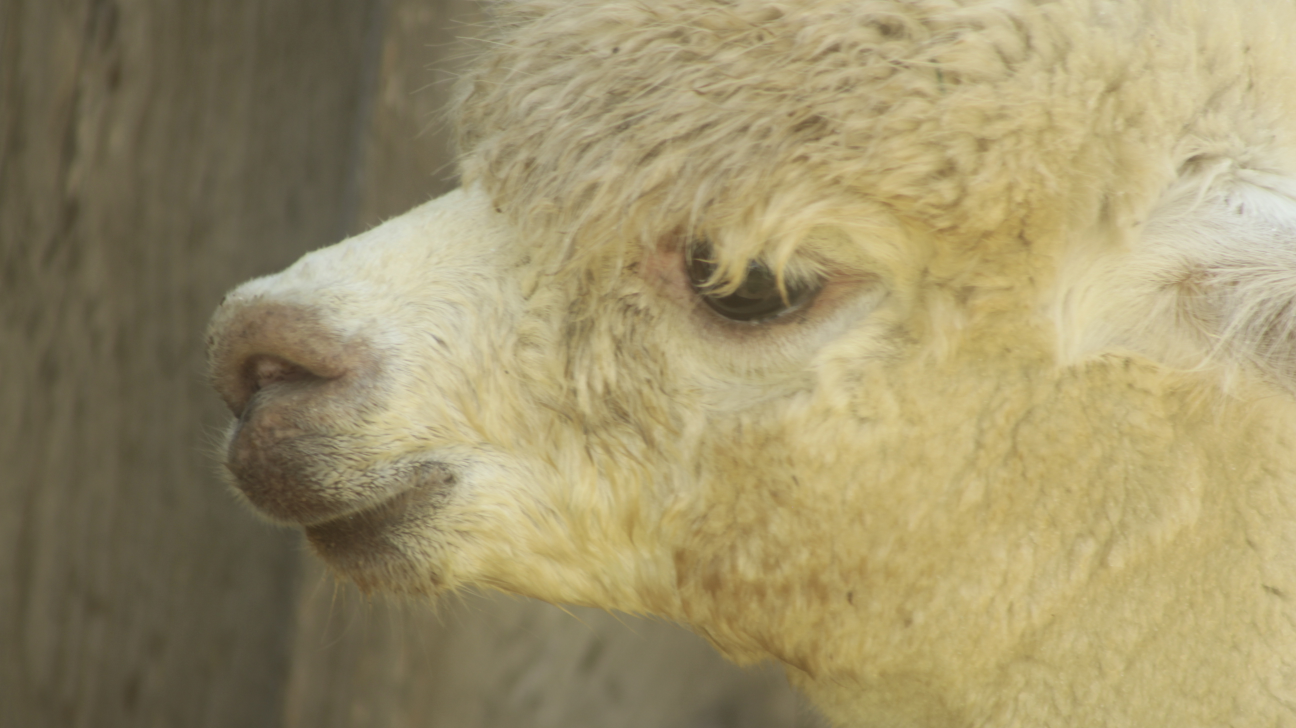
#> input picture terminal-editing/to-edit/_MG_8061.JPG, 5184 x 2912 px (shown at 1/4 size); its folder holds only this picture in this run
$ python create_jpeg_thumbails_with_functions.py _MG_8061.JPG
#> lines starting #> are read from the running program, lines starting #| are printed output that depends on the picture
### terminal-editing/file_task.py
#!/usr/bin/env python3
#New file created
import sys
import shutil
#shutil.copy('create_file_multicore.py', './practice_moving_files/')

def move_file(src, dst):
    shutil.copy(src, dst)
    print("your file {} has been moved to {}".format(str(src), str(dst)))
    return
#move_file('archive_fresh.py', './practice_moving_files')

# [2 lines that do not run on import are left out]

### terminal-editing/to-edit/create_jpeg_thumbails_with_functions.py
#!/usr/bin/env python3
# New file created
import os
import sys
import glob

from PIL import Image
from file_task import move_file
from multiprocessing import Pool
from PIL import ImageFilter
from PIL import ImageOps
#move these enhancements into its own module and call it from there later nater.
def enhance_detail(im):
    im = im.filter(ImageFilter.DETAIL)
    return im

def enhance_contour(im):
    im = im.filter(ImageFilter.CONTOUR)
    return im

def enhance_3dColorLut(im):
    #need to look up size and table parameters that go with this function
    im = im.filter(ImageFilter.Color3DLUT)
    return im

def enhance_edges(im):
    im = im.filter(ImageFilter.EDGE_ENHANCE)
    return im

def enhance_edges_more(im):
    im = im.filter(ImageFilter.EDGE_ENHANCE_MORE)
    return im

def create_thumbnail(im):
    size = (600, 400)
    im = im.thumbnail(size)
    return im

def create_images(infile):
    """
    to use this, first create a dir called thumbnails to store your photos
    open the terminal and run the script with the path to the folder you want edit as a parameter
    like ./file.py ./path-to-folder

    """
#> called with infile = '_MG_8061.JPG'
    os.listdir()
    for infile in glob.glob("*.JPG"):

        outfile = os.path.splitext(infile)[0] + "_edited.jpg"
        if infile != outfile:
            try:
                with Image.open(infile) as im:
                    #im1 = im.filter(ImageFilter.DETAIL)
                    #could optionally call more than one image filter function
                    #functions above are only expecting an image object and return one also.

#> im is the input picture: PIL image 5184x2912 RGB; mean R, G, B 156.8, 144.9, 106.2
                    im = enhance_detail(im)
                    im = enhance_edges_more(im)
                    create_thumbnail(im)
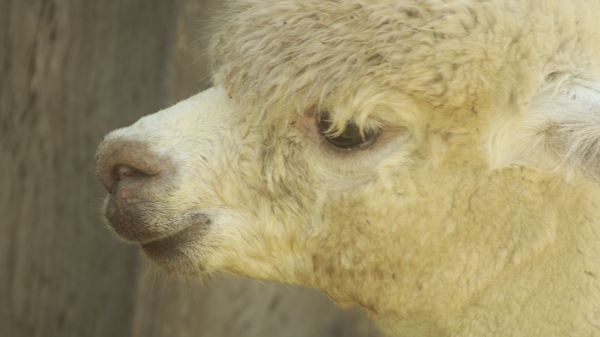
#> im: PIL image 600x337 RGB; mean R, G, B 156.9, 144.9, 106.2

                    im.save(outfile, "JPEG", quality='maximum', subsampling=0)
                    print("file {} created.".format(infile))
                    move_file(str(outfile), 'black_white')


            except OSError:
                print("cannot create thumbnail for", infile)

if __name__ == "__main__":
    with Pool(4) as p:
        p.map(create_images, [str(sys.argv[1])])


    #create_thumbnails(str(sys.argv[1]))


$ run again, on terminal-editing/to-edit/_MG_8072.JPG
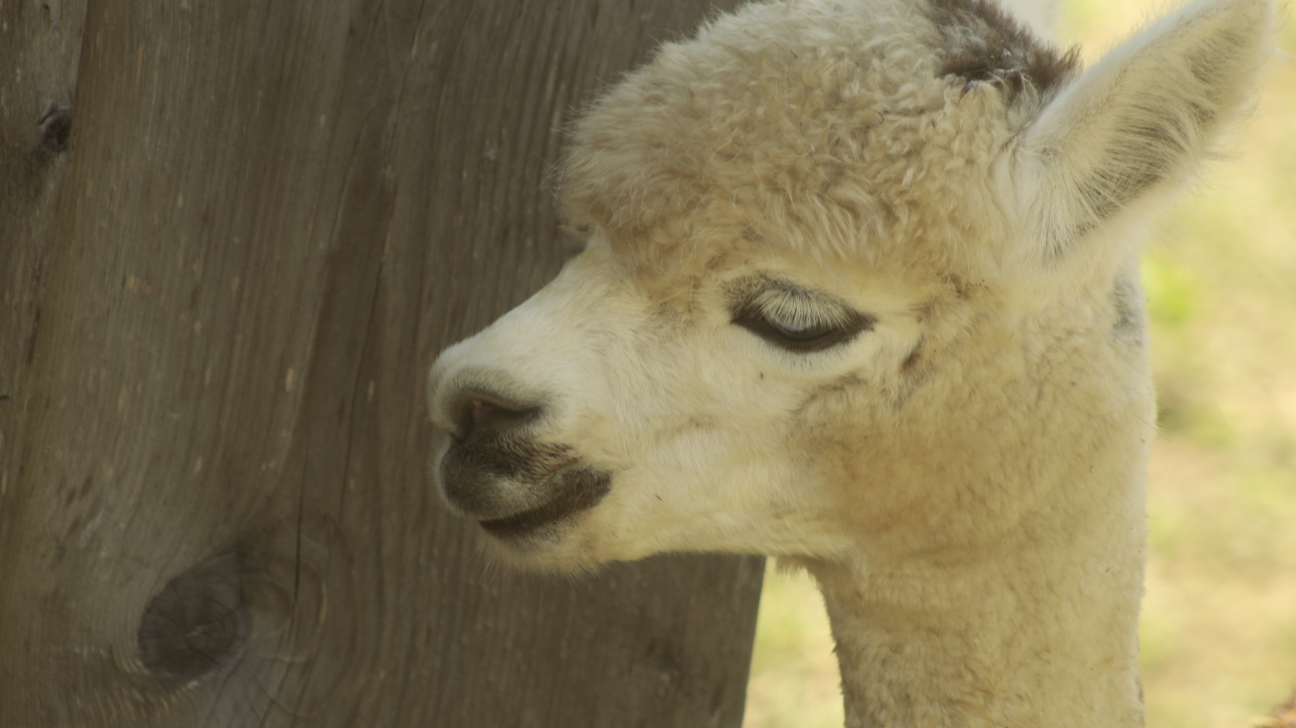
#> input picture terminal-editing/to-edit/_MG_8072.JPG, 5184 x 2912 px (shown at 1/4 size)
#> in create_images, im is the input picture: PIL image 5184x2912 RGB; mean R, G, B 129.5, 118.4, 85
#> in create_images, `create_thumbnail(im)`:
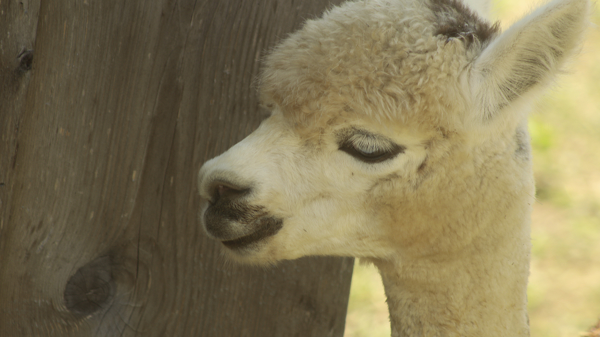
#> im: PIL image 600x337 RGB; mean R, G, B 129.6, 118.4, 85

$ run again, on terminal-editing/to-edit/_MG_8073.JPG
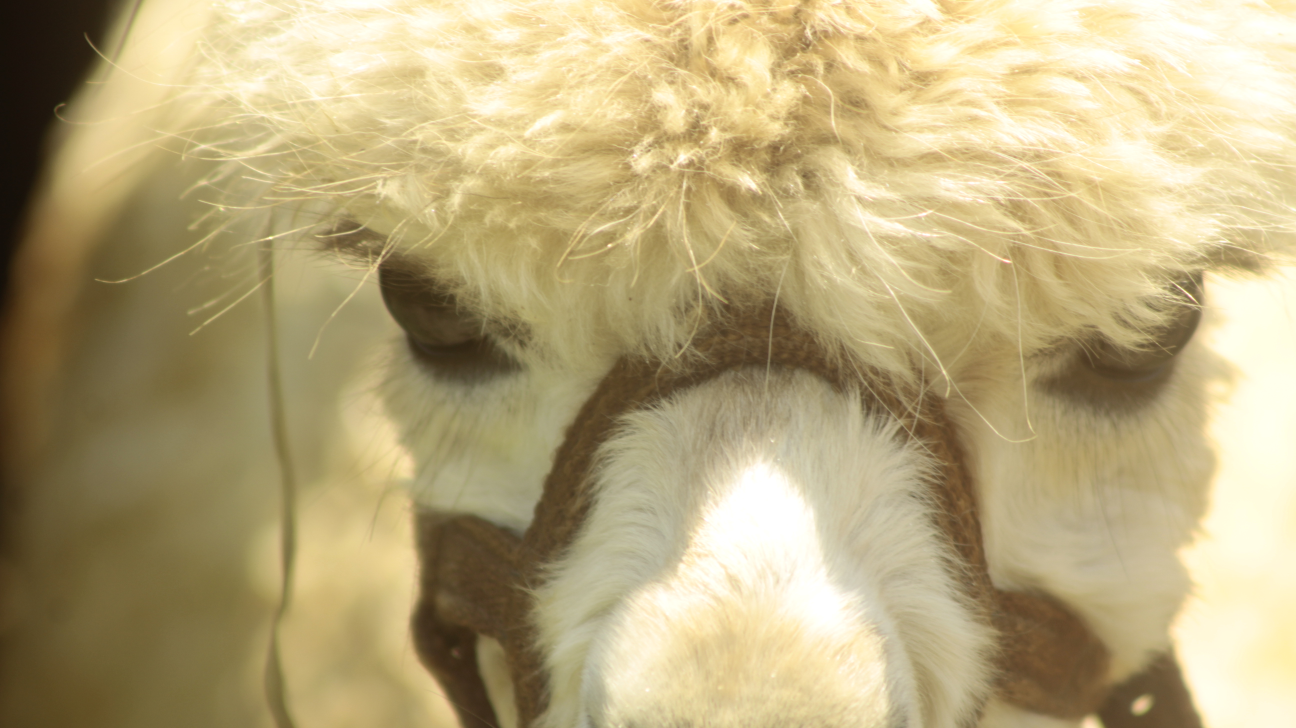
#> input picture terminal-editing/to-edit/_MG_8073.JPG, 5184 x 2912 px (shown at 1/4 size)
#> in create_images, im is the input picture: PIL image 5184x2912 RGB; mean R, G, B 183.4, 167.7, 124.1
#> in create_images, `create_thumbnail(im)`:
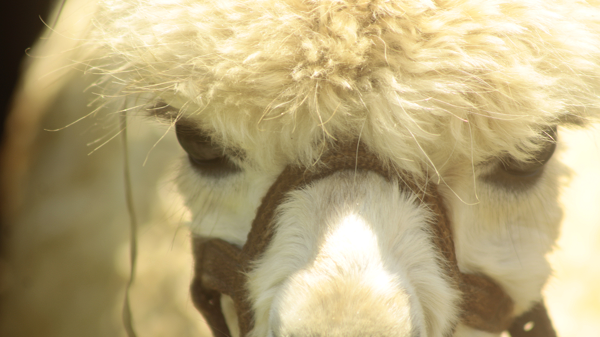
#> im: PIL image 600x337 RGB; mean R, G, B 183.1, 167.6, 124.1

$ run again, on terminal-editing/to-edit/_MG_8083.JPG
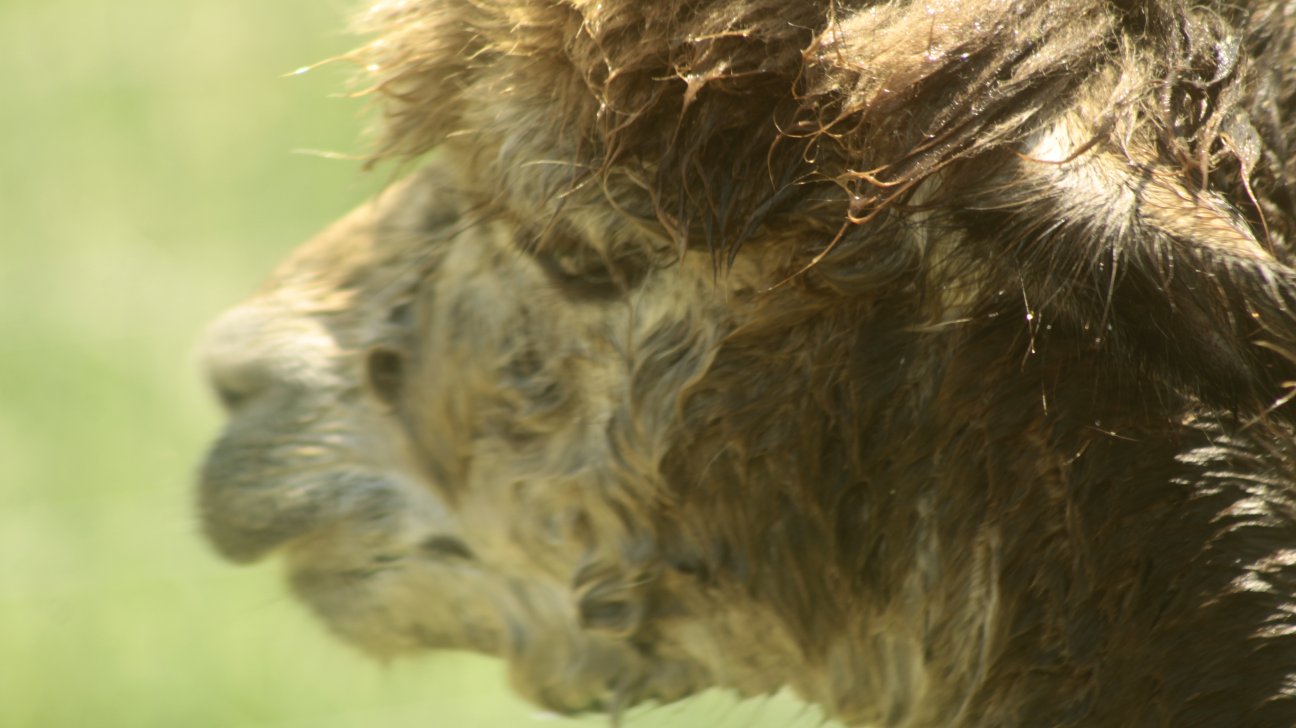
#> input picture terminal-editing/to-edit/_MG_8083.JPG, 5184 x 2912 px (shown at 1/4 size)
#> in create_images, im is the input picture: PIL image 5184x2912 RGB; mean R, G, B 132, 125.1, 80.9
#> in create_images, `create_thumbnail(im)`:
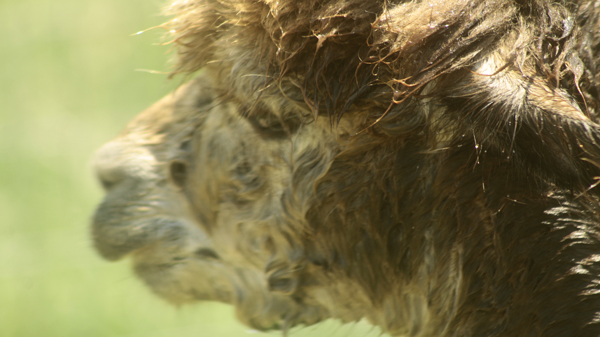
#> im: PIL image 600x337 RGB; mean R, G, B 131.9, 125, 81

$ run again, on terminal-editing/to-edit/_MG_8062.JPG
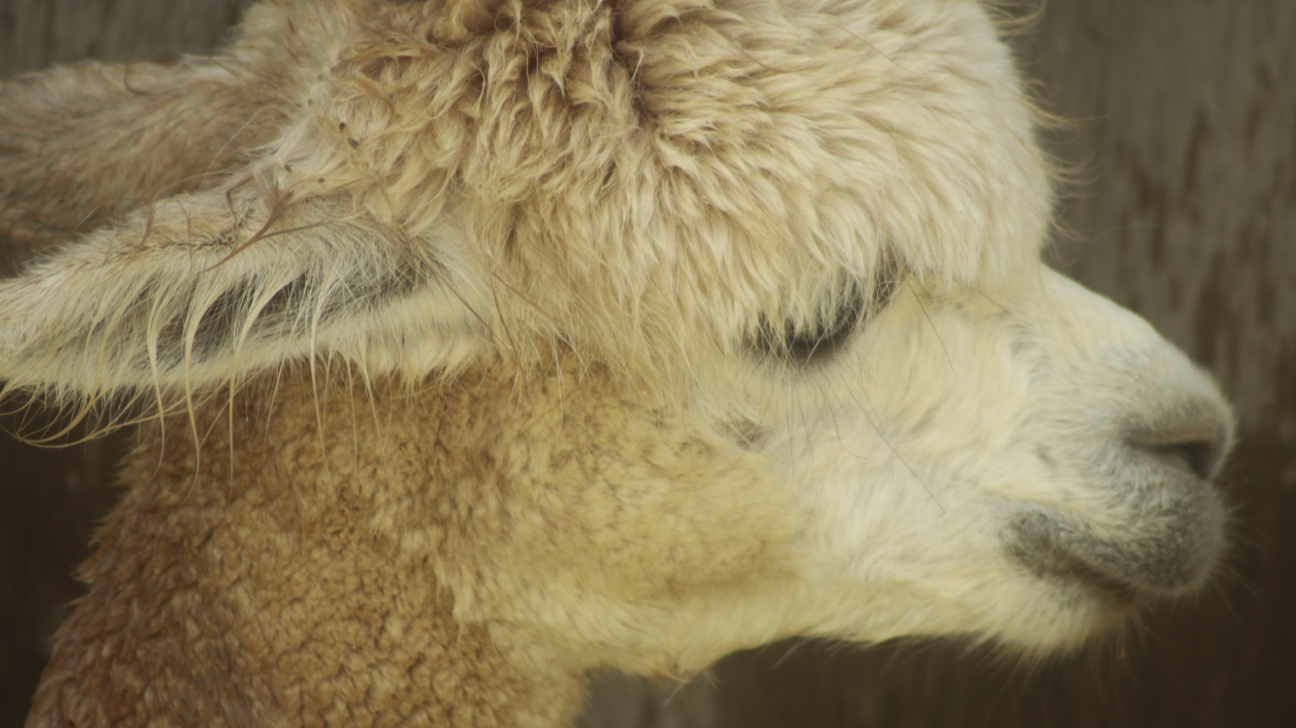
#> input picture terminal-editing/to-edit/_MG_8062.JPG, 5184 x 2912 px (shown at 1/4 size)
#> in create_images, im is the input picture: PIL image 5184x2912 RGB; mean R, G, B 137.3, 122.8, 88.4
#> in create_images, `create_thumbnail(im)`:
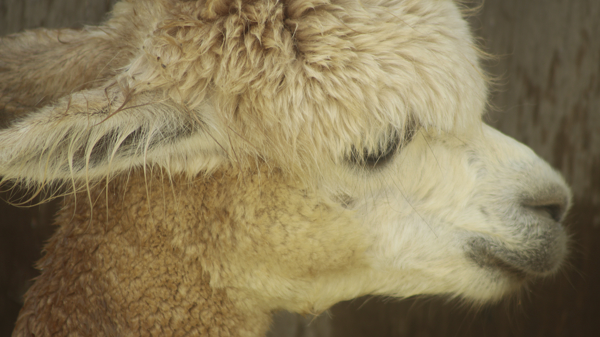
#> im: PIL image 600x337 RGB; mean R, G, B 137.3, 122.9, 88.4
